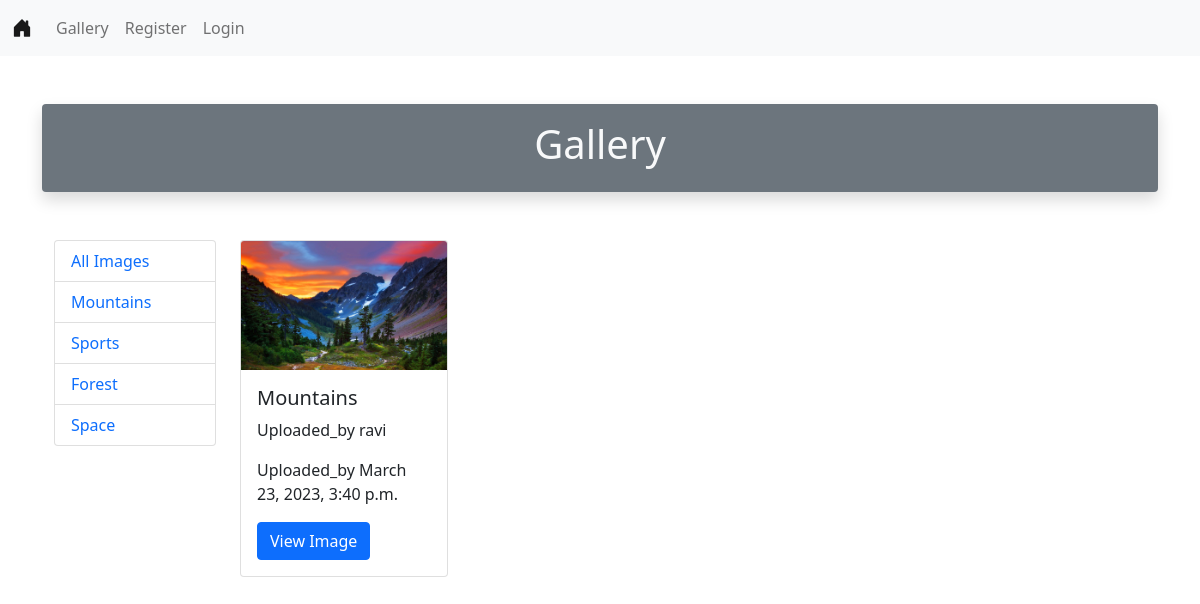
Page /cat/1/ on the committed database.
### GalleryApp/models.py (models this page shows, shortened)
class CategoryModel(models.Model):
    title=models.CharField(max_length=100)

class ImageModel(models.Model):
    title=models.CharField(max_length=100)
    desc=models.TextField()
    uploaded_by=models.CharField(max_length=100)
    uploaded_at=models.DateTimeField(auto_now_add=True)
    cat=models.ForeignKey(CategoryModel,on_delete=models.CASCADE)
    image=models.ImageField(upload_to='Uploaded_Image/')

### GalleryApp/views.py (the view)
# urls.py: path('cat/<int:id>/',views.Cat_view.as_view(),name='cat'),
class Cat_view(View):
    def get(self,request,id):
        Images=ImageModel.objects.filter(cat=id)
        category=CategoryModel.objects.all()
        context={'category':category,'Images':Images}
        return render(request,'gallery.html',context)

### templates/gallery.html (shortened to what this page needs)
{% extends 'base.html' %}
{% load static %}
{% block body %}
<div class="container my-5 p-3 shadow rounded text-center text-light bg-secondary ">
    <h1 class="diaply-6">Gallery</h1>
</div>
<div class="container my-5">
    <div class="row">
        <div class="col-2">
            <ul class="list-group">
                <li class="list-group-item"><a href="{% url 'gallery' %}" class="text-decoration-none">All Images</a></li>
                {% for cat in category %}
                <li class="list-group-item"><a href="{% url 'cat' cat.id %}" class="text-decoration-none">{{cat.title}}</a></li>
                {% endfor %}
            </ul>
        </div>
        <div class="col-10">
            <div class="row">
                {% for img in Images %}
                <div class="col-3">
                    <div class="card" style="width: 13rem;">
                        <img id="image" src="{{img.image.url}}" class="card-img-top" alt="...">
                        <div class="card-body">
                          <h5 class="card-title">{{img.title}}</h5>
                          <p class="card-text">Uploaded_by {{img.uploaded_by}}</p>
                          <p class="card-text">Uploaded_by {{img.uploaded_at}}</p>
                          <a href="#" class="btn btn-primary">View Image</a>
                        </div>
                      </div>
                </div>
                {% endfor %}
            </div>
        </div>
    </div>
</div>
{% endblock body %}

### rows in the picture
CategoryModel: title "Mountains"
CategoryModel: title "Sports"
CategoryModel: title "Forest"
CategoryModel: title "Space"
ImageModel: image (picture), title "Mountains", uploaded_by "ravi", uploaded_at "March 23, 2023, 3:40 p.m."
